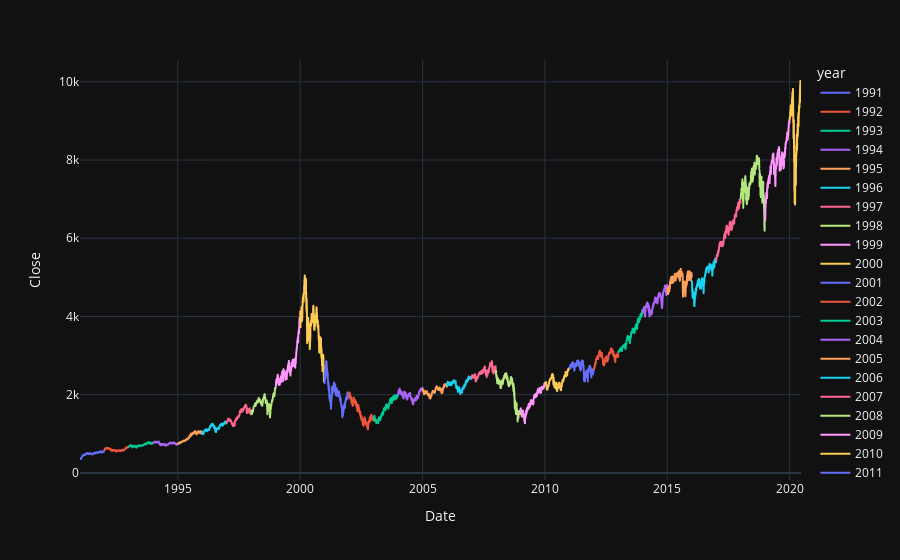

Notebook source saved alongside this figure:
### Code cell
print("exploring yearwise time-series of stock-prices:")
temp_df = processed_data[[ 'year', 'Date', 'Close', 'control_stock']]
print(temp_df)
fig = px.line(temp_df, x = 'Date', y = 'Close', color = 'year', template = 'plotly_dark')
fig.show()

### Figure 1 — Plotly figure (JSON) as saved in the notebook; plotly's stock layout.template omitted (floating-point values rounded to 4 significant figures; data arrays with more than 128 entries replaced by an {"elided": "..."} marker saying what was removed)
{"data": [{"hovertemplate": "year=1991<br>Date=%{x}<br>Close=%{y}<extra></extra>", "legendgroup": "1991", "line": {"color": "#636efa", "dash": "solid"}, "mode": "lines", "name": "1991", "showlegend": true, "type": "scattergl", "x": {"elided": "253 str values"}, "xaxis": "x", "y": {"elided": "253 float values"}, "yaxis": "y"}, {"hovertemplate": "year=1992<br>Date=%{x}<br>Close=%{y}<extra></extra>", "legendgroup": "1992", "line": {"color": "#EF553B", "dash": "solid"}, "mode": "lines", "name": "1992", "showlegend": true, "type": "scattergl", "x": {"elided": "254 str values"}, "xaxis": "x", "y": {"elided": "254 float values"}, "yaxis": "y"}, {"hovertemplate": "year=1993<br>Date=%{x}<br>Close=%{y}<extra></extra>", "legendgroup": "1993", "line": {"color": "#00cc96", "dash": "solid"}, "mode": "lines", "name": "1993", "showlegend": true, "type": "scattergl", "x": {"elided": "253 str values"}, "xaxis": "x", "y": {"elided": "253 float values"}, "yaxis": "y"}, {"hovertemplate": "year=1994<br>Date=%{x}<br>Close=%{y}<extra></extra>", "legendgroup": "1994", "line": {"color": "#ab63fa", "dash": "solid"}, "mode": "lines", "name": "1994", "showlegend": true, "type": "scattergl", "x": {"elided": "252 str values"}, "xaxis": "x", "y": {"elided": "252 float values"}, "yaxis": "y"}, {"hovertemplate": "year=1995<br>Date=%{x}<br>Close=%{y}<extra></extra>", "legendgroup": "1995", "line": {"color": "#FFA15A", "dash": "solid"}, "mode": "lines", "name": "1995", "showlegend": true, "type": "scattergl", "x": {"elided": "252 str values"}, "xaxis": "x", "y": {"elided": "252 float values"}, "yaxis": "y"}, {"hovertemplate": "year=1996<br>Date=%{x}<br>Close=%{y}<extra></extra>", "legendgroup": "1996", "line": {"color": "#19d3f3", "dash": "solid"}, "mode": "lines", "name": "1996", "showlegend": true, "type": "scattergl", "x": {"elided": "254 str values"}, "xaxis": "x", "y": {"elided": "254 float values"}, "yaxis": "y"}, {"hovertemplate": "year=1997<br>Date=%{x}<br>Close=%{y}<extra></extra>", "legendgroup": "1997", "line": {"color": "#FF6692", "dash": "solid"}, "mode": "lines", "name": "1997", "showlegend": true, "type": "scattergl", "x": {"elided": "253 str values"}, "xaxis": "x", "y": {"elided": "253 float values"}, "yaxis": "y"}, {"hovertemplate": "year=1998<br>Date=%{x}<br>Close=%{y}<extra></extra>", "legendgroup": "1998", "line": {"color": "#B6E880", "dash": "solid"}, "mode": "lines", "name": "1998", "showlegend": true, "type": "scattergl", "x": {"elided": "252 str values"}, "xaxis": "x", "y": {"elided": "252 float values"}, "yaxis": "y"}, {"hovertemplate": "year=1999<br>Date=%{x}<br>Close=%{y}<extra></extra>", "legendgroup": "1999", "line": {"color": "#FF97FF", "dash": "solid"}, "mode": "lines", "name": "1999", "showlegend": true, "type": "scattergl", "x": {"elided": "252 str values"}, "xaxis": "x", "y": {"elided": "252 float values"}, "yaxis": "y"}, {"hovertemplate": "year=2000<br>Date=%{x}<br>Close=%{y}<extra></extra>", "legendgroup": "2000", "line": {"color": "#FECB52", "dash": "solid"}, "mode": "lines", "name": "2000", "showlegend": true, "type": "scattergl", "x": {"elided": "252 str values"}, "xaxis": "x", "y": {"elided": "252 float values"}, "yaxis": "y"}, {"hovertemplate": "year=2001<br>Date=%{x}<br>Close=%{y}<extra></extra>", "legendgroup": "2001", "line": {"color": "#636efa", "dash": "solid"}, "mode": "lines", "name": "2001", "showlegend": true, "type": "scattergl", "x": {"elided": "248 str values"}, "xaxis": "x", "y": {"elided": "248 float values"}, "yaxis": "y"}, {"hovertemplate": "year=2002<br>Date=%{x}<br>Close=%{y}<extra></extra>", "legendgroup": "2002", "line": {"color": "#EF553B", "dash": "solid"}, "mode": "lines", "name": "2002", "showlegend": true, "type": "scattergl", "x": {"elided": "252 str values"}, "xaxis": "x", "y": {"elided": "252 float values"}, "yaxis": "y"}, {"hovertemplate": "year=2003<br>Date=%{x}<br>Close=%{y}<extra></extra>", "legendgroup": "2003", "line": {"color": "#00cc96", "dash": "solid"}, "mode": "lines", "name": "2003", "showlegend": true, "type": "scattergl", "x": {"elided": "252 str values"}, "xaxis": "x", "y": {"elided": "252 float values"}, "yaxis": "y"}, {"hovertemplate": "year=2004<br>Date=%{x}<br>Close=%{y}<extra></extra>", "legendgroup": "2004", "line": {"color": "#ab63fa", "dash": "solid"}, "mode": "lines", "name": "2004", "showlegend": true, "type": "scattergl", "x": {"elided": "252 str values"}, "xaxis": "x", "y": {"elided": "252 float values"}, "yaxis": "y"}, {"hovertemplate": "year=2005<br>Date=%{x}<br>Close=%{y}<extra></extra>", "legendgroup": "2005", "line": {"color": "#FFA15A", "dash": "solid"}, "mode": "lines", "name": "2005", "showlegend": true, "type": "scattergl", "x": {"elided": "252 str values"}, "xaxis": "x", "y": {"elided": "252 float values"}, "yaxis": "y"}, {"hovertemplate": "year=2006<br>Date=%{x}<br>Close=%{y}<extra></extra>", "legendgroup": "2006", "line": {"color": "#19d3f3", "dash": "solid"}, "mode": "lines", "name": "2006", "showlegend": true, "type": "scattergl", "x": {"elided": "251 str values"}, "xaxis": "x", "y": {"elided": "251 float values"}, "yaxis": "y"}, {"hovertemplate": "year=2007<br>Date=%{x}<br>Close=%{y}<extra></extra>", "legendgroup": "2007", "line": {"color": "#FF6692", "dash": "solid"}, "mode": "lines", "name": "2007", "showlegend": true, "type": "scattergl", "x": {"elided": "251 str values"}, "xaxis": "x", "y": {"elided": "251 float values"}, "yaxis": "y"}, {"hovertemplate": "year=2008<br>Date=%{x}<br>Close=%{y}<extra></extra>", "legendgroup": "2008", "line": {"color": "#B6E880", "dash": "solid"}, "mode": "lines", "name": "2008", "showlegend": true, "type": "scattergl", "x": {"elided": "253 str values"}, "xaxis": "x", "y": {"elided": "253 float values"}, "yaxis": "y"}, {"hovertemplate": "year=2009<br>Date=%{x}<br>Close=%{y}<extra></extra>", "legendgroup": "2009", "line": {"color": "#FF97FF", "dash": "solid"}, "mode": "lines", "name": "2009", "showlegend": true, "type": "scattergl", "x": {"elided": "252 str values"}, "xaxis": "x", "y": {"elided": "252 float values"}, "yaxis": "y"}, {"hovertemplate": "year=2010<br>Date=%{x}<br>Close=%{y}<extra></extra>", "legendgroup": "2010", "line": {"color": "#FECB52", "dash": "solid"}, "mode": "lines", "name": "2010", "showlegend": true, "type": "scattergl", "x": {"elided": "252 str values"}, "xaxis": "x", "y": {"elided": "252 float values"}, "yaxis": "y"}, {"hovertemplate": "year=2011<br>Date=%{x}<br>Close=%{y}<extra></extra>", "legendgroup": "2011", "line": {"color": "#636efa", "dash": "solid"}, "mode": "lines", "name": "2011", "showlegend": true, "type": "scattergl", "x": {"elided": "252 str values"}, "xaxis": "x", "y": {"elided": "252 float values"}, "yaxis": "y"}, {"hovertemplate": "year=2012<br>Date=%{x}<br>Close=%{y}<extra></extra>", "legendgroup": "2012", "line": {"color": "#EF553B", "dash": "solid"}, "mode": "lines", "name": "2012", "showlegend": true, "type": "scattergl", "x": {"elided": "250 str values"}, "xaxis": "x", "y": {"elided": "250 float values"}, "yaxis": "y"}, {"hovertemplate": "year=2013<br>Date=%{x}<br>Close=%{y}<extra></extra>", "legendgroup": "2013", "line": {"color": "#00cc96", "dash": "solid"}, "mode": "lines", "name": "2013", "showlegend": true, "type": "scattergl", "x": {"elided": "252 str values"}, "xaxis": "x", "y": {"elided": "252 float values"}, "yaxis": "y"}, {"hovertemplate": "year=2014<br>Date=%{x}<br>Close=%{y}<extra></extra>", "legendgroup": "2014", "line": {"color": "#ab63fa", "dash": "solid"}, "mode": "lines", "name": "2014", "showlegend": true, "type": "scattergl", "x": {"elided": "252 str values"}, "xaxis": "x", "y": {"elided": "252 float values"}, "yaxis": "y"}, {"hovertemplate": "year=2015<br>Date=%{x}<br>Close=%{y}<extra></extra>", "legendgroup": "2015", "line": {"color": "#FFA15A", "dash": "solid"}, "mode": "lines", "name": "2015", "showlegend": true, "type": "scattergl", "x": {"elided": "252 str values"}, "xaxis": "x", "y": {"elided": "252 float values"}, "yaxis": "y"}, {"hovertemplate": "year=2016<br>Date=%{x}<br>Close=%{y}<extra></extra>", "legendgroup": "2016", "line": {"color": "#19d3f3", "dash": "solid"}, "mode": "lines", "name": "2016", "showlegend": true, "type": "scattergl", "x": {"elided": "252 str values"}, "xaxis": "x", "y": {"elided": "252 float values"}, "yaxis": "y"}, {"hovertemplate": "year=2017<br>Date=%{x}<br>Close=%{y}<extra></extra>", "legendgroup": "2017", "line": {"color": "#FF6692", "dash": "solid"}, "mode": "lines", "name": "2017", "showlegend": true, "type": "scattergl", "x": {"elided": "251 str values"}, "xaxis": "x", "y": {"elided": "251 float values"}, "yaxis": "y"}, {"hovertemplate": "year=2018<br>Date=%{x}<br>Close=%{y}<extra></extra>", "legendgroup": "2018", "line": {"color": "#B6E880", "dash": "solid"}, "mode": "lines", "name": "2018", "showlegend": true, "type": "scattergl", "x": {"elided": "251 str values"}, "xaxis": "x", "y": {"elided": "251 float values"}, "yaxis": "y"}, {"hovertemplate": "year=2019<br>Date=%{x}<br>Close=%{y}<extra></extra>", "legendgroup": "2019", "line": {"color": "#FF97FF", "dash": "solid"}, "mode": "lines", "name": "2019", "showlegend": true, "type": "scattergl", "x": {"elided": "252 str values"}, "xaxis": "x", "y": {"elided": "252 float values"}, "yaxis": "y"}, {"hovertemplate": "year=2020<br>Date=%{x}<br>Close=%{y}<extra></extra>", "legendgroup": "2020", "line": {"color": "#FECB52", "dash": "solid"}, "mode": "lines", "name": "2020", "showlegend": true, "type": "scattergl", "x": ["2020-01-02T00:00:00", "2020-01-03T00:00:00", "2020-01-06T00:00:00", "2020-01-07T00:00:00", "2020-01-08T00:00:00", "2020-01-09T00:00:00", "2020-01-10T00:00:00", "2020-01-13T00:00:00", "2020-01-14T00:00:00", "2020-01-15T00:00:00", "2020-01-16T00:00:00", "2020-01-17T00:00:00", "2020-01-21T00:00:00", "2020-01-22T00:00:00", "2020-01-23T00:00:00", "2020-01-24T00:00:00", "2020-01-27T00:00:00", "2020-01-28T00:00:00", "2020-01-29T00:00:00", "2020-01-30T00:00:00", "2020-01-31T00:00:00", "2020-02-03T00:00:00", "2020-02-04T00:00:00", "2020-02-05T00:00:00", "2020-02-06T00:00:00", "2020-02-07T00:00:00", "2020-02-10T00:00:00", "2020-02-11T00:00:00", "2020-02-12T00:00:00", "2020-02-13T00:00:00", "2020-02-14T00:00:00", "2020-02-18T00:00:00", "2020-02-19T00:00:00", "2020-02-20T00:00:00", "2020-02-21T00:00:00", "2020-02-24T00:00:00", "2020-02-25T00:00:00", "2020-02-26T00:00:00", "2020-02-27T00:00:00", "2020-02-28T00:00:00", "2020-03-02T00:00:00", "2020-03-03T00:00:00", "2020-03-04T00:00:00", "2020-03-05T00:00:00", "2020-03-06T00:00:00", "2020-03-09T00:00:00", "2020-03-10T00:00:00", "2020-03-11T00:00:00", "2020-03-12T00:00:00", "2020-03-13T00:00:00", "2020-03-16T00:00:00", "2020-03-17T00:00:00", "2020-03-18T00:00:00", "2020-03-19T00:00:00", "2020-03-20T00:00:00", "2020-03-23T00:00:00", "2020-03-24T00:00:00", "2020-03-25T00:00:00", "2020-03-26T00:00:00", "2020-03-27T00:00:00", "2020-03-30T00:00:00", "2020-03-31T00:00:00", "2020-04-01T00:00:00", "2020-04-02T00:00:00", "2020-04-03T00:00:00", "2020-04-06T00:00:00", "2020-04-07T00:00:00", "2020-04-08T00:00:00", "2020-04-09T00:00:00", "2020-04-13T00:00:00", "2020-04-14T00:00:00", "2020-04-15T00:00:00", "2020-04-16T00:00:00", "2020-04-17T00:00:00", "2020-04-20T00:00:00", "2020-04-21T00:00:00", "2020-04-22T00:00:00", "2020-04-23T00:00:00", "2020-04-24T00:00:00", "2020-04-27T00:00:00", "2020-04-28T00:00:00", "2020-04-29T00:00:00", "2020-04-30T00:00:00", "2020-05-01T00:00:00", "2020-05-04T00:00:00", "2020-05-05T00:00:00", "2020-05-06T00:00:00", "2020-05-07T00:00:00", "2020-05-08T00:00:00", "2020-05-11T00:00:00", "2020-05-12T00:00:00", "2020-05-13T00:00:00", "2020-05-14T00:00:00", "2020-05-15T00:00:00", "2020-05-18T00:00:00", "2020-05-19T00:00:00", "2020-05-20T00:00:00", "2020-05-21T00:00:00", "2020-05-22T00:00:00", "2020-05-26T00:00:00", "2020-05-27T00:00:00", "2020-05-28T00:00:00", "2020-05-29T00:00:00", "2020-06-01T00:00:00", "2020-06-02T00:00:00", "2020-06-03T00:00:00", "2020-06-04T00:00:00", "2020-06-05T00:00:00", "2020-06-08T00:00:00", "2020-06-09T00:00:00", "2020-06-10T00:00:00", "2020-06-11T00:00:00", "2020-06-12T00:00:00", "2020-06-15T00:00:00", "2020-06-16T00:00:00", "2020-06-17T00:00:00", "2020-06-18T00:00:00", "2020-06-19T00:00:00"], "xaxis": "x", "y": [9092.0, 9021.0, 9071.0, 9069.0, 9129.0, 9203.0, 9179.0, 9274.0, 9251.0, 9259.0, 9357.0, 9389.0, 9371.0, 9384.0, 9402.0, 9315.0, 9139.0, 9270.0, 9275.0, 9299.0, 9151.0, 9273.0, 9468.0, 9509.0, 9572.0, 9521.0, 9628.0, 9639.0, 9726.0, 9712.0, 9731.0, 9733.0, 9817.0, 9751.0, 9577.0, 9221.0, 8966.0, 8981.0, 8566.0, 8567.0, 8952.0, 8684.0, 9018.0, 8739.0, 8576.0, 7951.0, 8344.0, 7952.0, 7202.0, 7875.0, 6905.0, 7335.0, 6990.0, 7151.0, 6880.0, 6861.0, 7418.0, 7384.0, 7798.0, 7502.0, 7774.0, 7700.0, 7361.0, 7487.0, 7373.0, 7913.0, 7887.0, 8091.0, 8154.0, 8192.0, 8516.0, 8393.0, 8532.0, 8650.0, 8561.0, 8263.0, 8495.0, 8495.0, 8635.0, 8730.0, 8608.0, 8915.0, 8890.0, 8605.0, 8711.0, 8809.0, 8854.0, 8980.0, 9121.0, 9192.0, 9003.0, 8863.0, 8944.0, 9015.0, 9235.0, 9185.0, 9376.0, 9285.0, 9325.0, 9340.0, 9412.0, 9369.0, 9490.0, 9552.0, 9608.0, 9683.0, 9616.0, 9814.0, 9925.0, 9954.0, 10020.0, 9493.0, 9589.0, 9726.0, 9896.0, 9911.0, 9943.0, 9946.0], "yaxis": "y"}], "layout": {"legend": {"title": {"text": "year"}, "tracegroupgap": 0}, "margin": {"t": 60}, "xaxis": {"anchor": "y", "domain": [0, 1], "title": {"text": "Date"}}, "yaxis": {"anchor": "x", "domain": [0, 1], "title": {"text": "Close"}}}}
